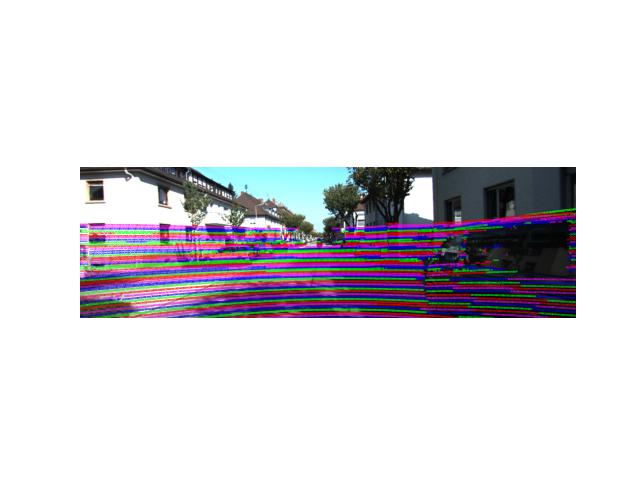

Here is the Python script that generated this plot:
import matplotlib.pyplot as plt
import os
import numpy as np
from load_data import load_data

#We define this function as we need to identify to which laser belongs each point.
# Therefore we divide the angles split the angles between 64 segments and every point has to be identified to one of these segments.
def classify(x):
    h = np.linspace(x.min(), x.max(), 64)
    c = np.zeros((len(x), 1))
    #print(np.argmin(x),x.min())
    for i in range(len(x)):
        d = False
        j = 0
        while not d:
            if h[j + 1] >= x[i] and x[i] > h[j]:
                c[i] = j+1
                d = True
                #print(c[i])
            elif x[i] == h[j]:
                c[i] = j
                d = True
            else:
                j = j+1
    return c


def main():

    data_path = os.path.join('data', 'data.p')
    data = load_data(data_path)
    int_trans = data['T_cam0_velo']
    nor_trans = data['P_rect_20']
    image = data['image_2']
    velo = data['velodyne']
    nb_points = velo.shape[0]

    x = velo[:,0].reshape(-1,1)
    y = velo[:,1].reshape(-1,1)
    z = velo[:,2].reshape(-1,1)
    #Phase of each point
    theta = np.arctan(z/np.sqrt(x**2+y**2+z**2))*180/np.pi
    #Belonging of the points
    nb = classify(theta).astype(int)

    #Modulo 4 as we use only 4 colors as done in the example
    laser_ID = nb % 4

    color = np.array(['#FF00FF',             #magenta
                          '#FF0000',         #red
                             '#00FF00',      #green
                                 '#0000FF']) #blue
    color_arr = []
    #Each point has a color
    for i in range(nb_points):
        color_arr.append(color[laser_ID[i]])

    lidar_h = np.hstack((velo[:, 0:3], np.ones((len(x), 1))))
    #print(lidar_h.shape)
    #Transformations
    transf = np.matmul(nor_trans, np.matmul(int_trans, lidar_h.T)).T
    transf_final = transf/transf[:, 2].reshape(-1, 1)
    x_final = transf_final[:,0].reshape(-1, 1)
    y_final = transf_final[:,1].reshape(-1,1)
    color_img = np.array(color_arr)[x>0].reshape(-1,1)
    plt.scatter(x_final[x>0],y_final[x>0],s=0.05,c=color_img.flatten())
    plt.imshow(image)
    plt.axis('off')
    plt.savefig("task3.jpeg")
    plt.show()

if __name__ == '__main__':
    main()